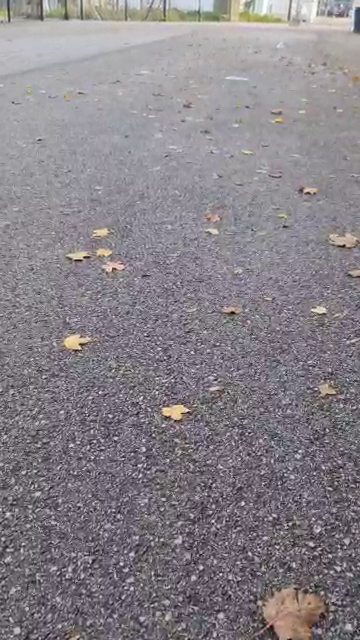
//> input picture frame 24 of VISION/DETECTION/Video/Default_Video_Test.mp4, 360 x 640 px
$ ./VisionVideo   (built with g++ and OpenCV 4)
//> lines starting //> are read from the running program, lines starting //| are printed output that depends on the picture; after the words box and inside, x2 and y2 are one past the last pixel; in counts of white or black regions, pixels touching at a corner belong together
#include <opencv2/opencv.hpp>
#include <iostream>
#include <vector>
#include <unistd.h>
#include <cstdlib>

#define CAM_SOL_ANGLE = 60;


int main() {
    // Ouvrir le flux vidéo
    cv::VideoCapture cap("../Video/Default_Video_Test.mp4");
    if(!cap.isOpened()) {
        std::cout << "Erreur: Impossible d'ouvrir la vidéo." << std::endl;
        return -1;
    }


    cv::Mat frame, image_blurred, hsv, mask_others, mask_majority_color, kernel;
    std::vector<std::vector<cv::Point>> contours;
    cv::Scalar lower_hue, upper_hue;
    int most_frequent_hue = 0;
    int hue_range = 70;

    while(true) {
        // Lire une nouvelle frame
        bool bSuccess = cap.read(frame);
//> frame is the input picture: 640 rows x 360 cols, CV_8UC3; mean B, G, R 136.5, 130.4, 136
        if (!bSuccess) {
            std::cout << "Fin de la vidéo" << std::endl;
            break;
        }

        // Appliquer un filtre gaussien pour lisser l'image
        cv::GaussianBlur(frame, image_blurred, cv::Size(9, 9), 3, 3);
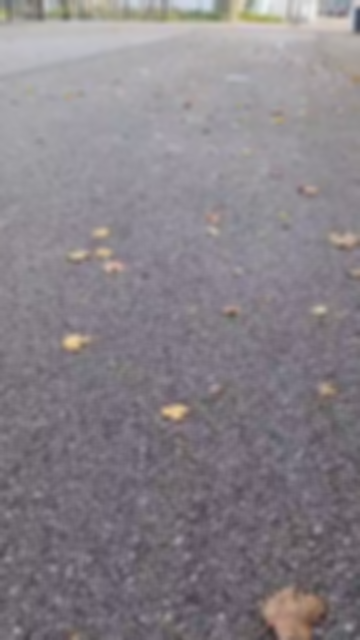
//> image_blurred: 640 rows x 360 cols, CV_8UC3; mean B, G, R 136.5, 130.4, 136

        // Convertir l'image en espace couleur HSV
        cv::cvtColor(image_blurred, hsv, cv::COLOR_BGR2HSV);
//> hsv: 640 rows x 360 cols, CV_8UC3; mean H, S, V 127.7, 17.8, 138.7

		// Calculer l'histogramme de la teinte (H)
		// Nombre de bins pour la teinte
		int histSize[] = { 180 };
		float h_ranges[] = { 0, 180 };
		const float* ranges[] = { h_ranges };
		int channels[] = { 0 };
		cv::Mat hist_hue;
		cv::calcHist(&hsv, 1, channels, cv::Mat(), hist_hue, 1, histSize, ranges, true, false);
//> hist_hue = 180 values, max 23526 at index 141, min 0 at index 59, mean 1280

			// Trouver la teinte la plus fréquente
		double minVal; // Si vous n'avez pas besoin du minimum, cette variable peut rester non utilisée.
		double maxVal = 0;
		cv::Point minLoc; // Utilisé pour stocker la position du minimum
		cv::Point maxLoc; // Utilisé pour stocker la position du maximum
			// Appel correct à minMaxLoc
		cv::minMaxLoc(hist_hue, 0, &maxVal, &minLoc, &maxLoc);
//> maxVal = 23526; minLoc = Point(0, 59); maxLoc = Point(0, 141)

			// La teinte la plus fréquente sera l'indice de la valeur maximale
		most_frequent_hue = maxLoc.x; // ou maxLoc.x selon l'orientation de l'histogramme
//> most_frequent_hue = 0

			// Déterminer les seuils pour isoler la couleur majoritaire
		cv::Scalar lower_hue(most_frequent_hue - hue_range, 20, 20);
//> lower_hue = Scalar(-70, 20, 20)
		cv::Scalar upper_hue(most_frequent_hue + hue_range, 255, 255);
//> upper_hue = Scalar(70, 255, 255)

		// Créer un masque pour les couleurs qui ne sont pas dans la plage de la couleur majoritaire
		cv::inRange(hsv, lower_hue, upper_hue, mask_majority_color);
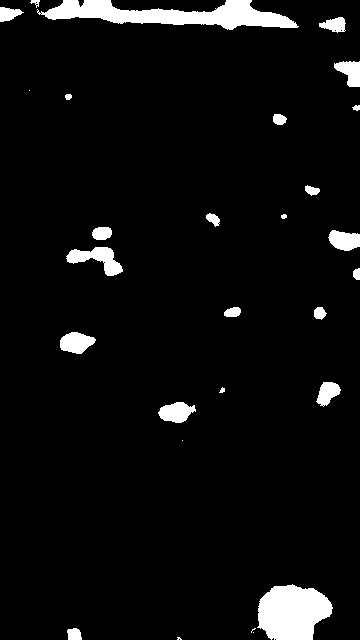
//> mask_majority_color: 640 rows x 360 cols, CV_8UC1; 5.2% white; 28 white regions (5 under 20 px), largest, box (x1, y1, x2, y2) and area: (37, 0, 299, 30) 3978, (257, 584, 333, 640) 3188, (66, 247, 123, 276) 786
		mask_others = ~mask_majority_color;
		// Appliquer le masque à l'image d'origine

		// Optionnel: appliquer des opérations morphologiques pour nettoyer le masque
		kernel = cv::getStructuringElement(cv::MORPH_RECT, cv::Size(15, 15));
		cv::morphologyEx(mask_others, mask_others, cv::MORPH_OPEN, kernel);
		cv::morphologyEx(mask_others, mask_others, cv::MORPH_CLOSE, kernel);
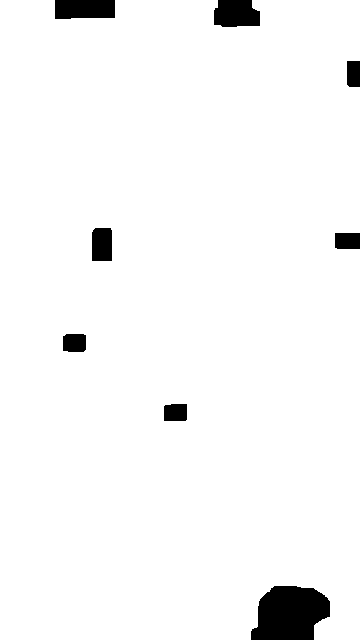
//> mask_others: 640 rows x 360 cols, CV_8UC1; 96.7% white; 8 black regions
		// Trouver les contours dans le masque des autres couleurs

		std::vector<std::vector<cv::Point>> contours;
		cv::findContours(mask_others.clone(), contours, cv::RETR_TREE, cv::CHAIN_APPROX_SIMPLE);
//> contours = 4 contours; box (x1, y1, x2, y2) and area: (0, 0, 360, 640) 222988, (91, 227, 113, 262) 701, (62, 333, 87, 353) 436, (163, 403, 188, 422) 420
		int count = 1;

		for (size_t i = 0; i < contours.size(); i++) {
			double area = cv::contourArea(contours[i]);
			if ((area > 100) && (area < 1000)){ // Filtre basé sur la taille de l'objet
			cv::Rect rect = cv::boundingRect(contours[i]);
			std::cout << "[LOG] Forme " << count << " area: " << area << "\n";
			cv::rectangle(frame, rect.tl(), rect.br(), cv::Scalar(0, 255, 0), 2);

			// Afficher le numéro et l'aire sur l'image
			std::string text = "#" + std::to_string(count) + " Area: " + std::to_string(static_cast<int>(area));
			cv::Point textOrg(rect.x, rect.y - 10); // Position du texte au-dessus du rectangle
			cv::putText(frame, text, textOrg, cv::FONT_HERSHEY_SIMPLEX, 0.8, cv::Scalar(0, 250, 0), 1);

			count++; // Incrémenter le compteur de formes
			}
		}
//> this loop made 4 passes
//> (area, rect, text, textOrg) on passes 2 to 4: (419.5, Rect(163, 403, 25, 19), "#1 Area: 419", Point(163, 393)), (436, Rect(62, 333, 25, 20), "#2 Area: 436", Point(62, 323)), (701, Rect(91, 227, 22, 35), "#3 Area: 701", Point(91, 217))
//> area on pass 1: 222988
//| [LOG] Forme 1 area: 419.5
//| [LOG] Forme 2 area: 436
//| [LOG] Forme 3 area: 701
//> pass 2, `cv::putText(frame, text, textOrg, cv::FONT_HERSHEY_SIMPLEX, 0.8, cv::S..`:
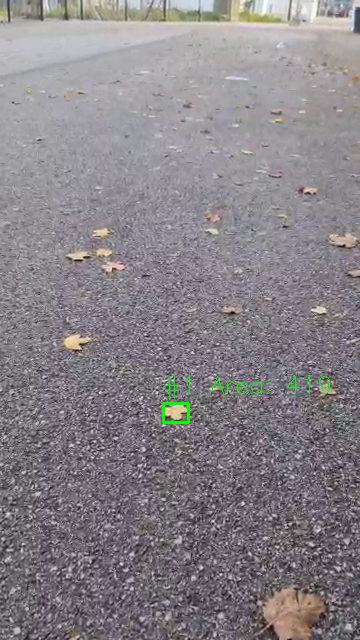
//> frame: 640 rows x 360 cols, CV_8UC3; 0.26% of pixels changed, all inside (x1, y1, x2, y2) = (162, 376, 330, 424)
//> pass 3, `cv::putText(frame, text, textOrg, cv::FONT_HERSHEY_SIMPLEX, 0.8, cv::S..`:
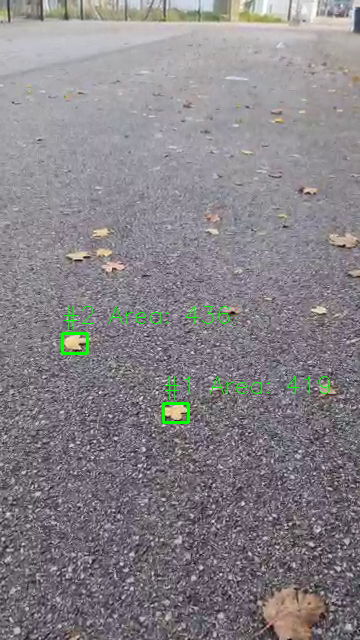
//> frame: 640 rows x 360 cols, CV_8UC3; 0.28% of pixels changed, all inside (x1, y1, x2, y2) = (61, 306, 230, 355)
//> after the loop:
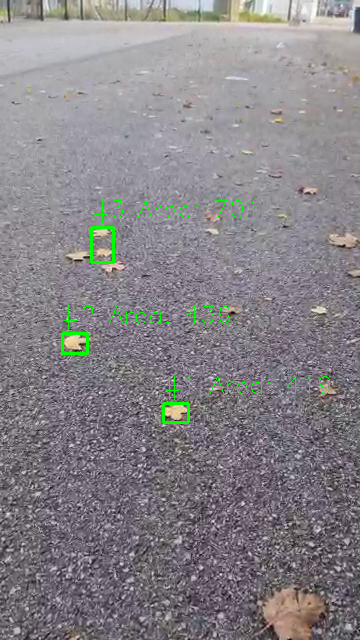
//> frame: 640 rows x 360 cols, CV_8UC3; 0.3% of pixels changed, all inside (x1, y1, x2, y2) = (90, 200, 254, 264)
//> after the loop, count = 4
		cv::line(frame, cv::Point(0, frame.rows/2), cv::Point(frame.cols, frame.rows/2), cv::Scalar(250, 0, 0), 2);
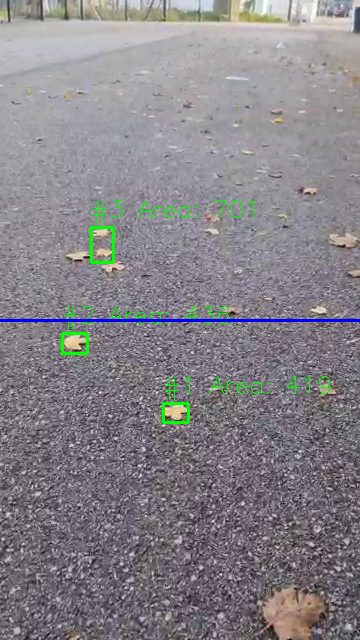
//> frame: 640 rows x 360 cols, CV_8UC3; 0.47% of pixels changed, all inside (x1, y1, x2, y2) = (0, 319, 360, 322)

		cv::imshow("Detection de l'element", frame);

		cv::imshow("Masque des autres couleurs", mask_others);
		//cv::imshow("Blurred image", );

		// Attendre 30ms ou qu'une touche soit pressée
		if (cv::waitKey(30) >= 0) break;
//> the Esc key is pressed
		}

    // Libérer le flux vidéo et détruire toutes les fenêtres
    cap.release();
    cv::destroyAllWindows();

    return 0;
}

$ run again, starting later in the video
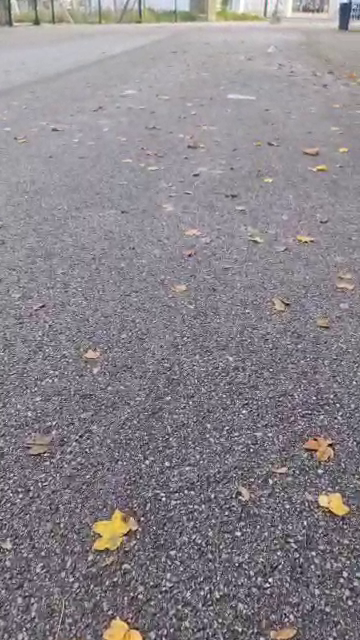
//> input picture frame 109 of VISION/DETECTION/Video/Default_Video_Test.mp4, 360 x 640 px
//> frame is the input picture: 640 rows x 360 cols, CV_8UC3; mean B, G, R 138.8, 133.2, 138
//> hsv: 640 rows x 360 cols, CV_8UC3; mean H, S, V 126.1, 18, 141.6
//> hist_hue = 180 values, max 46952 at index 133, min 0 at index 59, mean 1280
//> maxVal = 46952; minLoc = Point(0, 59); maxLoc = Point(0, 133)
//> most_frequent_hue = 0
//> lower_hue = Scalar(-70, 20, 20)
//> upper_hue = Scalar(70, 255, 255)
//> `cv::inRange(hsv, lower_hue, upper_hue, mask_majority_color);`:
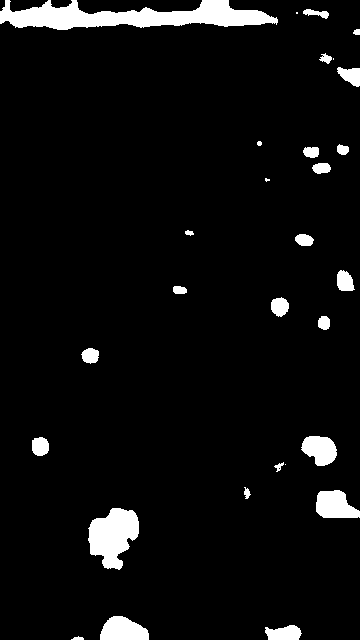
//> mask_majority_color: 640 rows x 360 cols, CV_8UC1; 5.4% white; 29 white regions (4 under 20 px), largest, box (x1, y1, x2, y2) and area: (0, 0, 278, 30) 4727, (88, 508, 139, 570) 2085, (316, 490, 360, 518) 923
//> contours = 5 contours; box (x1, y1, x2, y2) and area: (0, 0, 360, 640) 224249, (88, 509, 139, 569) 2196, (316, 490, 349, 519) 836, (304, 436, 336, 465) 744, (130, 9, 158, 27) 451
//> the loop `for (size_t i = 0; i < contours.size(); i++)` made 5 passes
//> (area, rect, text, textOrg) on passes 3 to 5: (835.5, Rect(316, 490, 33, 29), "#1 Area: 835", Point(316, 480)), (744.5, Rect(304, 436, 32, 29), "#2 Area: 744", Point(304, 426)), (451, Rect(130, 9, 28, 18), "#3 Area: 451", Point(130, -1))
//> (printed output is left out)
//> after the loop `for (size_t i = 0; i < contours.size(); i++)`: count = 4
//> `cv::line(frame, cv::Point(0, frame.rows/2), cv::Point(frame.cols, fram..`:
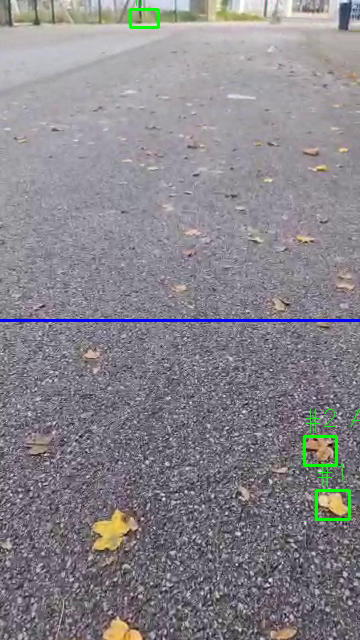
//> frame: 640 rows x 360 cols, CV_8UC3; mean B, G, R 138.7, 133.3, 136.7

$ run again, starting later in the video
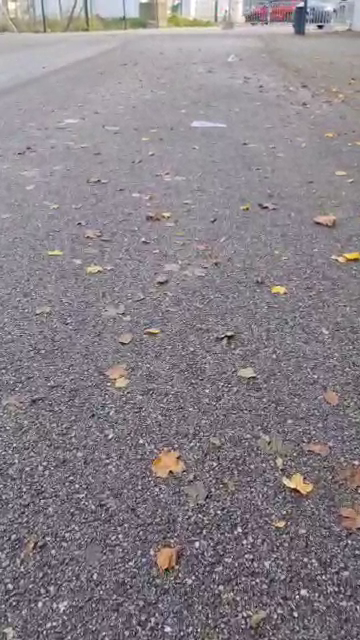
//> input picture frame 194 of VISION/DETECTION/Video/Default_Video_Test.mp4, 360 x 640 px
//> frame is the input picture: 640 rows x 360 cols, CV_8UC3; mean B, G, R 136.3, 130.2, 137.2
//> hsv: 640 rows x 360 cols, CV_8UC3; mean H, S, V 131.3, 18.8, 139.1
//> hist_hue = 180 values, max 31327 at index 141, min 0 at index 59, mean 1280
//> maxVal = 31327; minLoc = Point(0, 59); maxLoc = Point(0, 141)
//> most_frequent_hue = 0
//> lower_hue = Scalar(-70, 20, 20)
//> upper_hue = Scalar(70, 255, 255)
//> `cv::inRange(hsv, lower_hue, upper_hue, mask_majority_color);`:
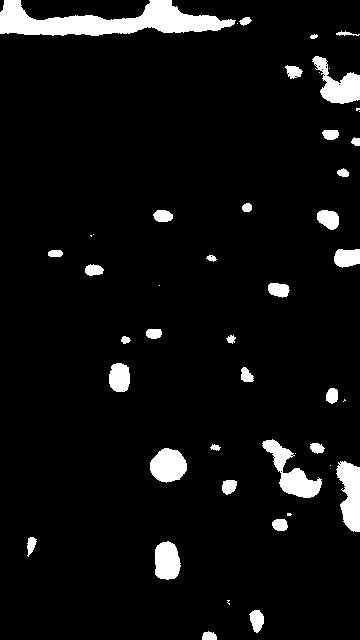
//> mask_majority_color: 640 rows x 360 cols, CV_8UC1; 6.2% white; 47 white regions (13 under 20 px), largest, box (x1, y1, x2, y2) and area: (0, 0, 236, 36) 4532, (262, 439, 322, 498) 1319, (336, 461, 360, 532) 1192
//> contours = 5 contours; box (x1, y1, x2, y2) and area: (0, 0, 360, 640) 222076, (273, 448, 320, 498) 1398, (151, 449, 186, 482) 945, (154, 543, 180, 580) 834, (109, 364, 130, 391) 494
//> the loop `for (size_t i = 0; i < contours.size(); i++)` made 5 passes
//> (area, rect, text, textOrg) on passes 2, 3, 5: (833.5, Rect(154, 543, 26, 37), "#1 Area: 833", Point(154, 533)), (945, Rect(151, 449, 35, 33), "#2 Area: 945", Point(151, 439)), (494.5, Rect(109, 364, 21, 27), "#3 Area: 494", Point(109, 354))
//> (printed output is left out)
//> after the loop `for (size_t i = 0; i < contours.size(); i++)`: count = 4
//> `cv::line(frame, cv::Point(0, frame.rows/2), cv::Point(frame.cols, fram..`:
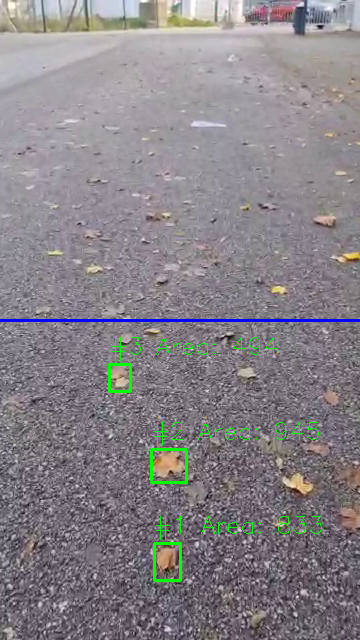
//> frame: 640 rows x 360 cols, CV_8UC3; mean B, G, R 135.7, 130.9, 135.4
